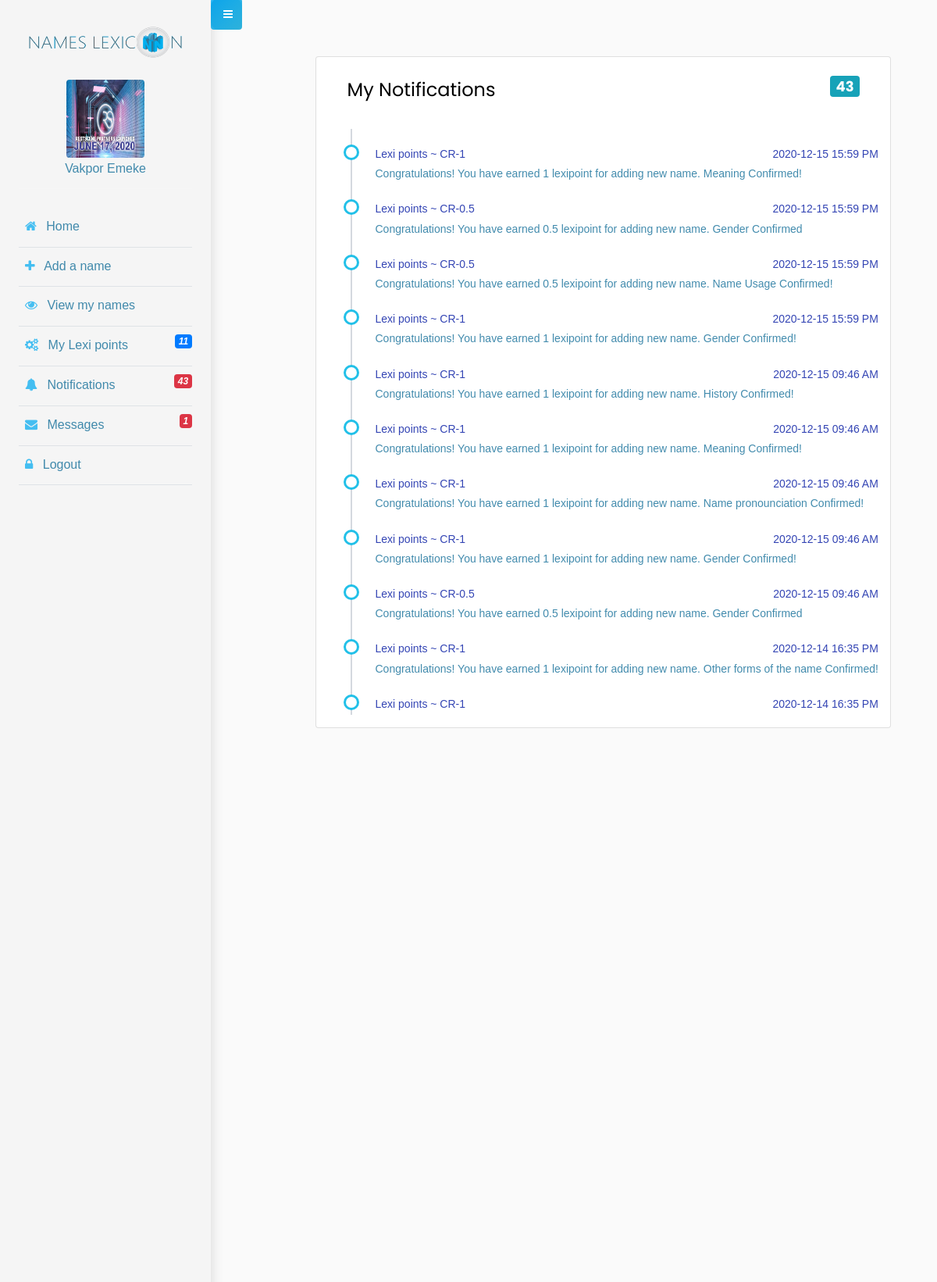
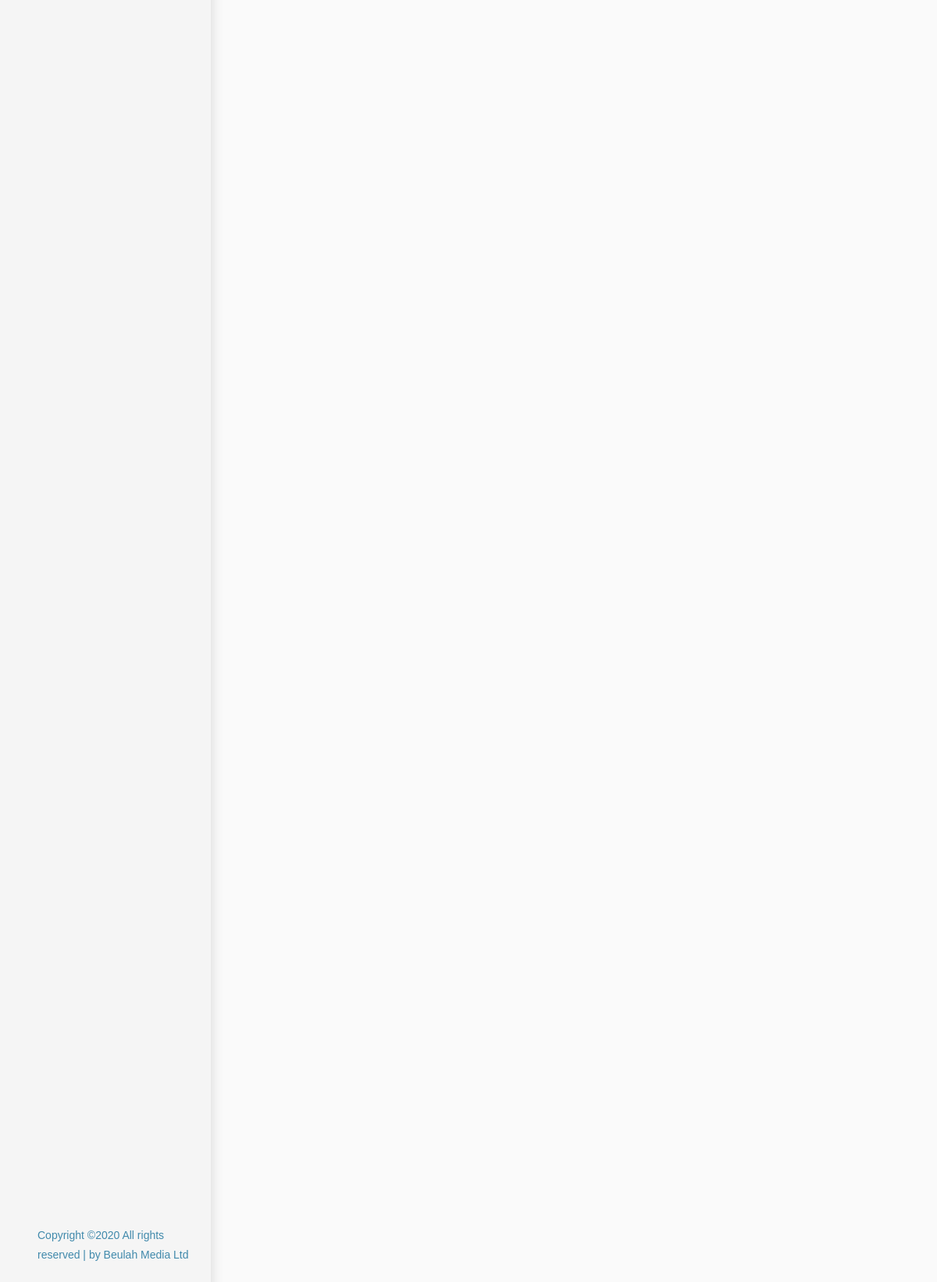
/user/?pg=notify (signed in), run on the app's committed database (2 pictures, top to bottom).
### tables this page shows
CREATE TABLE `members` (
  `memId` int(10) NOT NULL,
  `fullName` varchar(200) NOT NULL,
  `gender` varchar(40) DEFAULT NULL,
  `dob` varchar(40) DEFAULT NULL,
  `profilePix` varchar(200) DEFAULT NULL,
  `email` varchar(100) NOT NULL,
  `pwd` varchar(200) NOT NULL,
  `lexiPoints` int(10) NOT NULL DEFAULT 0,
  `user_status` enum('1','0') NOT NULL DEFAULT '1',
  `date_created` datetime NOT NULL,
  `date_updated` datetime DEFAULT NULL
);

CREATE TABLE `notify` (
  `notifyId` int(11) NOT NULL,
  `memId` int(11) NOT NULL,
  `subject` varchar(100) NOT NULL,
  `message` text NOT NULL,
  `_read` enum('0','1') NOT NULL DEFAULT '0',
  `date_created` datetime NOT NULL
);

### api/userCtrl.php (called while the page is built, shortened)
<?php
require_once("notification.php");
class User extends Database{
   public function getMemberDetails($email){
        $con        = self::con();
        $queryRow   = $con->query("SELECT * FROM `members` WHERE `email` ='$email'")->fetch_assoc();
        return  $queryRow;
   }
public function getTotalLexiPoints($email){
    $con   = self::con();
    $memId   = $this->getMemberDetails($email)['memId'];
    $query = $con->query("SELECT  SUM(`name`+`gender`+`n_usage`+`origin`+`history`+`meaning`+`pronounce`+`otherForms`) AS totalLexi FROM `lexipoints` WHERE `memId` ='$memId'");
    $row   = $query->fetch_assoc();
    $total = number_format($row['totalLexi'],0,".",",");
    return $total;
}
 }

### api/notification.php (the view, shortened to what this page needs)
<?php
class Notification extends Database{
    public function getMyNotifications($memId){
        $con     = self::con();
        $query   = $con->query("SELECT * FROM `notify` WHERE `memId` ='$memId' ORDER BY `date_created` DESC");
        if($query){
            while($row = $query->fetch_assoc()){
                echo '<li>
                        <a target="_blank" href="#">'.$row['subject'].'</a>
                        <a href="#" class="float-right">'.date("Y-m-d H:i A", strtotime($row['date_created'])).'</a>
                        <p> '.$row['message'].'</p>
                    </li>';
            }
        }
    }
    public function getTotalNotification($memId){
        $con     = self::con();
        $query   = $con->query("SELECT * FROM `notify` WHERE `memId` ='$memId'");
        echo  $query->num_rows ;
    }
}

### user/index.php (shortened to what this page needs)
<?php
   require_once("../api/userCtrl.php");
   require_once("../api/notification.php");
   require_once("../api/messaging.php");
   $noty  = new Notification();
   $user->checkLoggedIn();
   $user->logOut();
?>
<!doctype html>
<html lang="en">
  <head>
		<link rel="stylesheet" href="https://maxcdn.bootstrapcdn.com/bootstrap/4.0.0/css/bootstrap.min.css">
		<link rel="stylesheet" href="https://stackpath.bootstrapcdn.com/font-awesome/4.7.0/css/font-awesome.min.css">
		<link rel="stylesheet" href="css/style.css">
		<link rel="stylesheet" href="https://cdn.datatables.net/1.10.22/css/dataTables.bootstrap4.min.css">
		<link rel="stylesheet" href="https://cdn.datatables.net/buttons/1.6.4/css/buttons.bootstrap4.min.css">
  </head>
  <body>
		<div class="wrapper d-flex align-items-stretch">
			<nav id="sidebar" class ="shadow" style ="color:#1f769ed7 !important;">
				<div class="custom-menu">
					<button type="button" id="sidebarCollapse" class="btn btn-primary"> <i class="fa fa-bars"></i>
					    <span class="sr-only">Toggle Menu</span> </button>
				</div>
		   <div class="p-4">
			<h6><a href="./" class="logo img-responsive"><img src="images/logo-outline.png" width="100%" height="60"/></a></h6>
	        <ul class="list-unstyled components mb-5">
			  <li class="text-center mb-4">
				<a href="./?pg=profile">
				 <img src="<?php  echo "./images/uploads/".$user->getMemberDetails($_SESSION["NL_USER_LIVE"])['profilePix'] ?? "./images/photo.jpg" ?>" style ="height:100px; width:100px;" class="rounded" alt="Profile Picture" /> <br/>
				 <?php echo $user->getMemberDetails($_SESSION["NL_USER_LIVE"])['fullName']; ?>
			   </a>
			  </li>
	          <li class="border-bottom lexiMenu"> <a href="./?pg=home"><span class="fa fa-home mx-2"></span>       Home  </a>           </li>
			  <li class="border-bottom lexiMenu"> <a href="./?pg=addName"><span class="fa fa-plus mx-2"></span>    Add a name </a>      </li>
			  <li class="border-bottom lexiMenu"> <a href="./?pg=viewNames"><span class="fa fa-eye mx-2"></span>   View my names </a>   </li>
			  <li class="border-bottom lexiMenu"> <a href="./?pg=lexipoints"><span class="fa fa-cogs mx-2"></span> My Lexi points <i class ="badge badge-primary float-right"><?php echo $user->getTotalLexiPoints($_SESSION["NL_USER_LIVE"]); ?></i> </a> </li>
			  <li class="border-bottom lexiMenu"> <a href="./?pg=notify"><span class="fa fa-bell mx-2"></span>     Notifications  <i class ="badge badge-danger float-right"><?php echo  $noty->getTotalNotification($user->getMemberDetails($_SESSION["NL_USER_LIVE"])['memId']); ?></i> </a> </li>
			  <li class="border-bottom lexiMenu"> <a href="./?pg=msg"><span class="fa fa-envelope mx-2"></span>    Messages       <i class ="badge badge-danger float-right"></i> </a> </li>
			  <li class="border-bottom lexiMenu"> <a href="./?pg=logout"><span class="fa fa-lock mx-2"></span>     Logout  </a>  </li>
	        </ul>
	        <div class="footer m-4" style ="color:#1f769ed7 !important;">
	        	<p>
				Copyright &copy;<spann id="dateHolder"></spann>
				All rights reserved | <i class="icon-heart" aria-hidden="true"></i>
				by <a href="https://nameslexicon.com" target="_blank">Beulah Media Ltd</a>
				</p>
	        </div>
	      </div>
    	</nav>
      <div id="content">
			<div class="row p-5 offset-md-1">
				<?php
					if(isset($_GET['pg'])){
						$pg   = $_GET['pg']; $page = "assets/temp/".$pg.".php";
					if(file_exists($page)){
							require_once($page);
						}
					}else{
						require_once("assets/temp/home.php");
					}
			   ?>
			</div>
		</div>
  </body>
</html>

### user/assets/temp/notify.php (style rules this page uses)
ul.timeline > li { margin: 20px 0; padding-left: 20px; }
ul.timeline > li:before { content: ' '; background: white; display: inline-block; position: absolute; border-radius: 50%; border: 3px solid #22c0e8; left: 20px; width: 20px; height: 20px; z-index: 400; }

### data on the page
members: profilePix (picture), fullName "Vakpor Emeke"
notify: subject "Lexi points ~ CR-1", date_created "2020-12-15 15:59 PM", message "Congratulations! You have earned 1 lexipoint for adding new name. Meaning Confirmed!"
notify: subject "Lexi points ~ CR-0.5", date_created "2020-12-15 15:59 PM", message "Congratulations! You have earned 0.5 lexipoint for adding new name. Gender Confirmed"
notify: subject "Lexi points ~ CR-0.5", date_created "2020-12-15 15:59 PM", message "Congratulations! You have earned 0.5 lexipoint for adding new name. Name Usage Confirmed!"
notify: subject "Lexi points ~ CR-1", date_created "2020-12-15 15:59 PM", message "Congratulations! You have earned 1 lexipoint for adding new name. Gender Confirmed!"
notify: subject "Lexi points ~ CR-1", date_created "2020-12-15 09:46 AM", message "Congratulations! You have earned 1 lexipoint for adding new name. History Confirmed!"
notify: subject "Lexi points ~ CR-1", date_created "2020-12-15 09:46 AM", message "Congratulations! You have earned 1 lexipoint for adding new name. Meaning Confirmed!"
notify: subject "Lexi points ~ CR-1", date_created "2020-12-15 09:46 AM", message "Congratulations! You have earned 1 lexipoint for adding new name. Name pronounciation Confirmed!"
notify: subject "Lexi points ~ CR-1", date_created "2020-12-15 09:46 AM", message "Congratulations! You have earned 1 lexipoint for adding new name. Gender Confirmed!"
notify: subject "Lexi points ~ CR-0.5", date_created "2020-12-15 09:46 AM", message "Congratulations! You have earned 0.5 lexipoint for adding new name. Gender Confirmed"
notify: subject "Lexi points ~ CR-1", date_created "2020-12-14 16:35 PM", message "Congratulations! You have earned 1 lexipoint for adding new name. Other forms of the name Confirmed!"
notify: subject "Lexi points ~ CR-1", date_created "2020-12-14 16:35 PM"

### other printed values
$user->getTotalLexiPoints($_SESSION["NL_USER_LIVE"]) "11"
$query->num_rows "43 43"
$query->num_rows "1"
